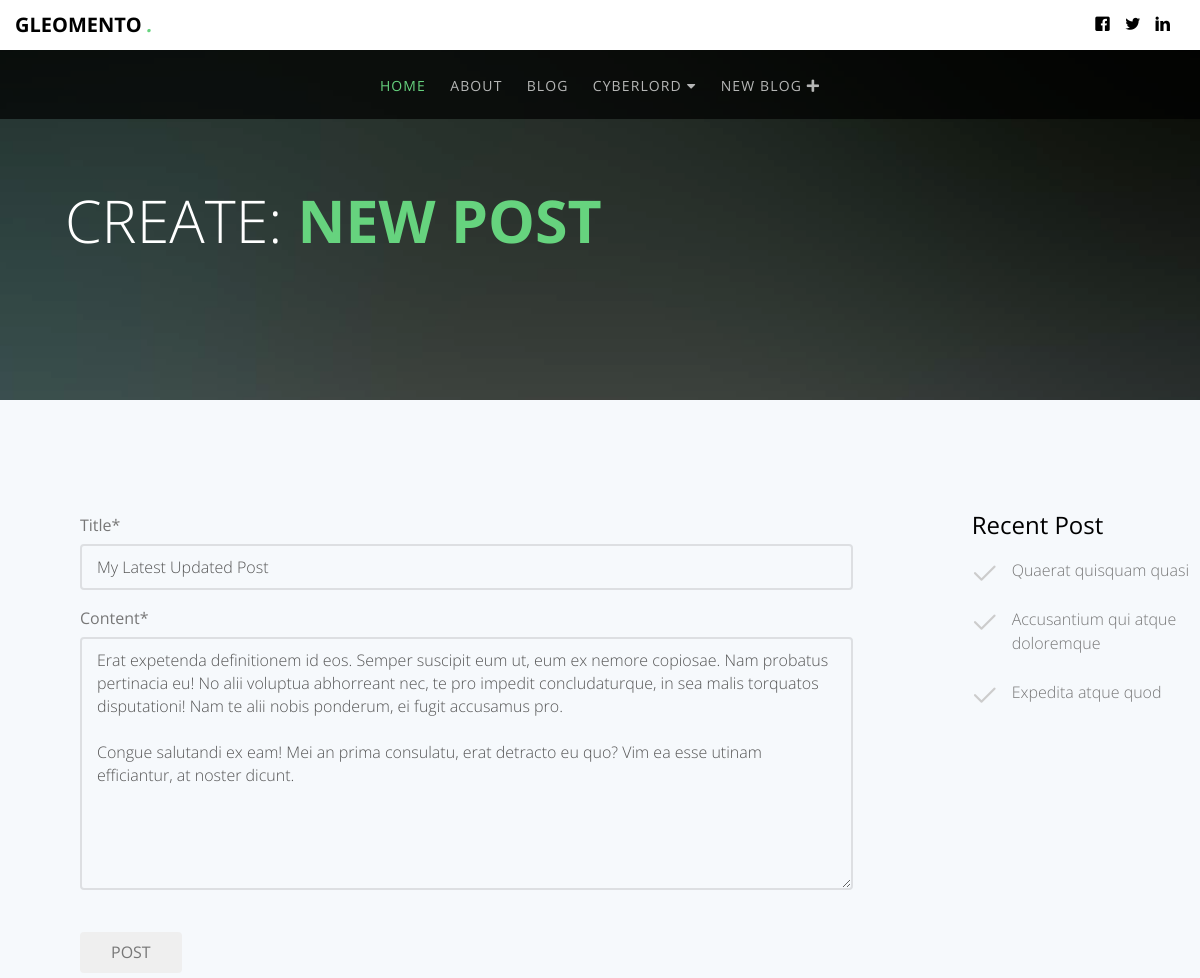
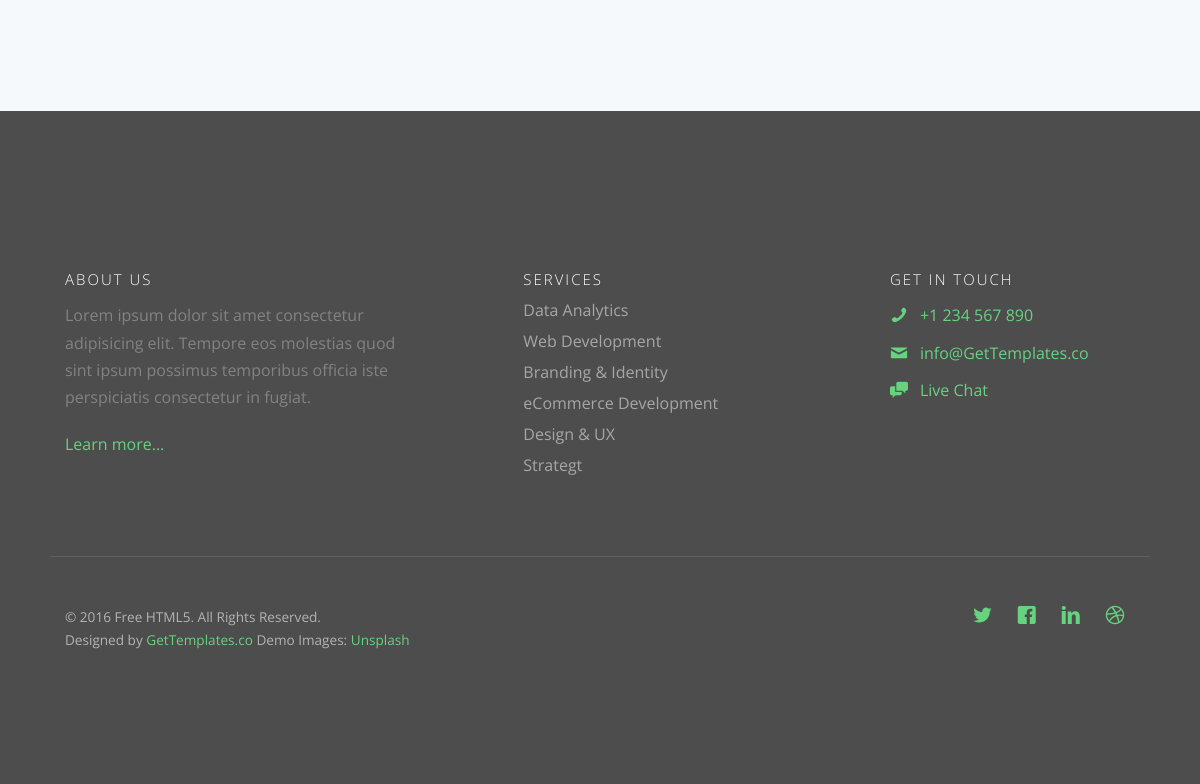
/blog/post/24/update/ (signed in), run on the app's committed database (2 pictures, top to bottom).
### blog/models.py (models this page shows, shortened)
class Post(models.Model):
    title = models.CharField(max_length=100)
    content = models.TextField()
    summary = models.CharField(max_length=100)
    date_posted = models.DateTimeField(default=timezone.now)
    author = models.ForeignKey(User, on_delete=models.CASCADE)

### blog/views.py (the view, shortened to what this page needs)
# urls.py: path('blog/post/<int:pk>/update/', PostUpdateView.as_view(), name='post-update'),
class PostUpdateView(LoginRequiredMixin, UserPassesTestMixin, UpdateView):
    model = Post
    fields = ['title', 'content']
    def test_func(self):
        post = self.get_object()
        if self.request.user == post.author:
            return True
        return False

### blog/templates/blog/post_form.html (shortened to what this page needs)
{% extends 'blog/base.html' %}
{% load crispy_forms_tags %}
{% load static %}
{% block content %}
<form action="" method="POST">
<header id="gtco-header" class="gtco-cover gtco-cover-sm" role="banner" style="background-image: url(images/img_bg_3.jpg); height:400px;" data-stellar-background-ratio="0.5">
		<div class="overlay"></div>
		<div class="gtco-container">
			<div class="row row-mt-15em">
				<div class="col-md-7 mt-text text-left animate-box" data-animate-effect="fadeInUp">
					<h1>Create: <strong>NEW POST</strong></h1>
				</div>
			</div>
		</div>
	</header>
<div class="gtco-section gtco-gray-bg">
    <div class="gtco-container">
        <div class="row">
            <div class="col-md-12">
                <div class="col-md-9 animate-box">
                {{form|crispy}}
                <br>
                <button class="btn btn-outline-success" type="submit">POST</button>
            </div>
            <div class="col-md-3 col-md-push-1 animate-box">
                <div class="gtco-contact-info">
                    <h3>Recent Post</h3>
                    <ul class="check-li">
                        <li>Quaerat quisquam quasi</li>
                        <li>Accusantium qui atque doloremque</li>
                        <li>Expedita atque quod</li>
                    </ul>
                </div>
            </div>
            </div>
        </div>
    </div>
</div>
</form>
{% endblock content %}

### blog/templates/blog/base.html (shortened to what this page needs)
{% load static %}
<!DOCTYPE HTML>
<html>
	<head>
	<link href="{% static 'blog/fonts/css/all.css' %}" rel="stylesheet">
	<link rel="stylesheet" href="{% static 'blog/css/animate.css' %} ">
	<link rel="stylesheet" href="{% static 'blog/css/icomoon.css' %} ">
	<link rel="stylesheet" href="{% static 'blog/css/themify-icons.css' %}">
	<link rel="stylesheet" href="{% static 'blog/css/bootstrap.css' %}">
	<link rel="stylesheet" href="{% static 'blog/css/magnific-popup.css' %}">
	<link rel="stylesheet" href="{% static 'blog/css/owl.carousel.min.css' %}">
	<link rel="stylesheet" href="{% static 'blog/css/owl.theme.default.min.css' %}">
	<link rel="stylesheet" href="{% static 'blog/css/style.css' %}">
	</head>
	<body>
	<div id="page">
	<div class="page-inner">
	<div id="head-top" style="position: absolute; width: 100%; top: 0; ">
		<div class="gtco-top">
			<div class="container-fluid">
				<div class="row">
					<div class="col-md-6 col-xs-6">
						<div id="gtco-logo"><a href="index.html">Gleomento <em>.</em></a></div>
					</div>
					<div class="col-md-6 col-xs-6 social-icons">
						<ul class="gtco-social-top">
							<li><a href=""><i class="icon-facebook"></i></a></li>
							<li><a href="https://twitter.com/ritvikr98"><i class="icon-twitter"></i></a></li>
							<li><a href="https://in.linkedin.com/in/ritvik-dayal-374449163"><i class="icon-linkedin"></i></a></li>
						</ul>
					</div>
				</div>
			</div>
		</div>
		<nav class="gtco-nav sticky-banner" role="navigation">
			<div class="gtco-container">
				<div class="row">
					<div class="col-xs-12 text-center menu-1">
						<ul>
							<li class="active"><a href="{% url 'gleo-home' %}">Home</a></li>
							<li><a href="{% url 'gleo-about' %}">About</a></li>
							<li><a href="{% url 'gleo-blog' %}">Blog</a></li>
							{% if user.is_authenticated %}
							<li class="has-dropdown">
								<a href="{% url 'user-profile' %}">{{ user.username }} <i class="fas fa-caret-down"></i></a>
							</li>
									<li><a href="{% url 'post-create' %}">New Blog  <i class="fas fa-plus"></i></a></li>
							{% else %}
							<li><a href="{% url 'login' %}">Log In</a></li>
							<li><a href="{% url 'gleo-signup' %}">Register</a></li>
							{% endif %}
						</ul>
					</div>
				</div>
			</div>
		</nav>
	</div>
    {% block content %}
    {% endblock content %}
	<footer id="gtco-footer" role="contentinfo">
		<div class="gtco-container">
			<div class="row row-p	b-md">
				<div class="col-md-4">
					<div class="gtco-widget">
						<h3>About Us</h3>
						<p>Lorem ipsum dolor sit amet consectetur adipisicing elit. Tempore eos molestias quod sint ipsum possimus temporibus officia iste perspiciatis consectetur in fugiat.</p>
						<p><a href="#">Learn more...</a></p>
					</div>
				</div>
				<div class="col-md-4 col-md-push-1">
					<div class="gtco-widget">
						<h3>Services</h3>
						<ul class="gtco-footer-links">
							<li><a href="#">Data Analytics</a></li>
							<li><a href="#">Web Development</a></li>
							<li><a href="#">Branding &amp; Identity</a></li>
							<li><a href="#">eCommerce Development</a></li>
							<li><a href="#">Design &amp; UX</a></li>
							<li><a href="#">Strategt</a></li>
						</ul>
					</div>
				</div>
				<div class="col-md-3 col-md-push-1">
					<div class="gtco-widget">
						<h3>Get In Touch</h3>
						<ul class="gtco-quick-contact">
							<li><a href="#"><i class="icon-phone"></i> +1 234 567 890</a></li>
							<li><a href="#"><i class="icon-mail2"></i> info@GetTemplates.co</a></li>
							<li><a href="#"><i class="icon-chat"></i> Live Chat</a></li>
						</ul>
					</div>
				</div>
			</div>
			<div class="row copyright">
				<div class="col-md-12">
					<p class="pull-left">
						<small class="block">&copy; 2016 Free HTML5. All Rights Reserved.</small>
						<small class="block">Designed by <a href="http://GetTemplates.co/" target="_blank">GetTemplates.co</a> Demo Images: <a href="http://unsplash.com/" target="_blank">Unsplash</a></small>
					</p>
					<p class="pull-right">
						<ul class="gtco-social-icons pull-right">
							<li><a href="#"><i class="icon-twitter"></i></a></li>
							<li><a href="#"><i class="icon-facebook"></i></a></li>
							<li><a href="#"><i class="icon-linkedin"></i></a></li>
							<li><a href="#"><i class="icon-dribbble"></i></a></li>
						</ul>
					</p>
				</div>
			</div>
		</div>
	</footer>
	</div>
	</div>
	</body>
</html>

### blog/static/blog/css/icomoon.css (style rules this page uses)
[class^="icon-"], [class*=" icon-"] { font-family: 'icomoon' !important; speak: none; font-style: normal; font-weight: normal; font-variant: normal; text-transform: none; line-height: 1; -webkit-font-smoothing: antialiased; -moz-osx-font-smoothing: grayscale; }
.icon-chat:before { content: "\e97c"; }
.icon-mail2:before { content: "\e9da"; }
.icon-phone:before { content: "\e9f4"; }
.icon-dribbble:before { content: "\ea65"; }
.icon-facebook:before { content: "\ea67"; }
.icon-linkedin:before { content: "\ea73"; }
.icon-twitter:before { content: "\ea7c"; }

### blog/templates/blog/post_form.html (style rules this page uses)
.row-mt-15em { margin-top: 4em!important; }

### data on the page
Post: title "My Latest Updated Post", content "Erat expetenda definitionem id eos. Semper suscipit eum ut, eum ex nemore copiosae. Nam probatus pertinacia eu! No alii voluptua abhorreant nec, te pro impedit concludaturque, in sea malis torquatos disputationi! Nam te alii nobis ponderum, ei fugit accusamus pro. Congue salutandi ex eam! Mei an prima consulatu, erat detracto eu quo? Vim ea esse utinam efficiantur, at noster dicunt."

### other printed values
{{ user.username }} "CYBERLORD"
